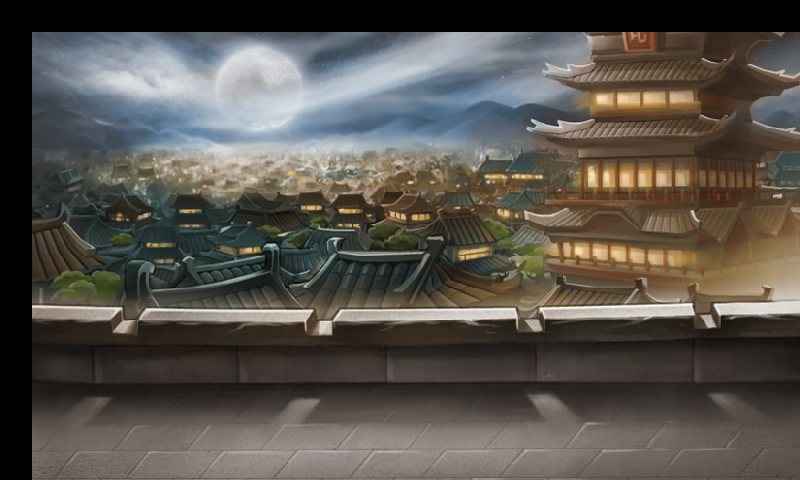

Rendered tile map (Tiled .tmx) drawn with the repository's tilesets; below, a short description and the map source with its tile grids summarised:
An orthogonal 25x15 tile map with 32x32 px tiles, 1 tile layer (块层 1).

<map version="1.0" orientation="orthogonal" renderorder="right-down" width="25" height="15" tilewidth="32" tileheight="32">
 <tileset firstgid="1" name="background" tilewidth="32" tileheight="32" spacing="1" margin="1">
  <image source="background.jpg" width="800" height="480" />
 </tileset>
 <layer name="块层 1" width="25" height="15">
  <data>[375 cells, 336 non-empty, 336 distinct tile ids]</data>
 </layer>
</map>
